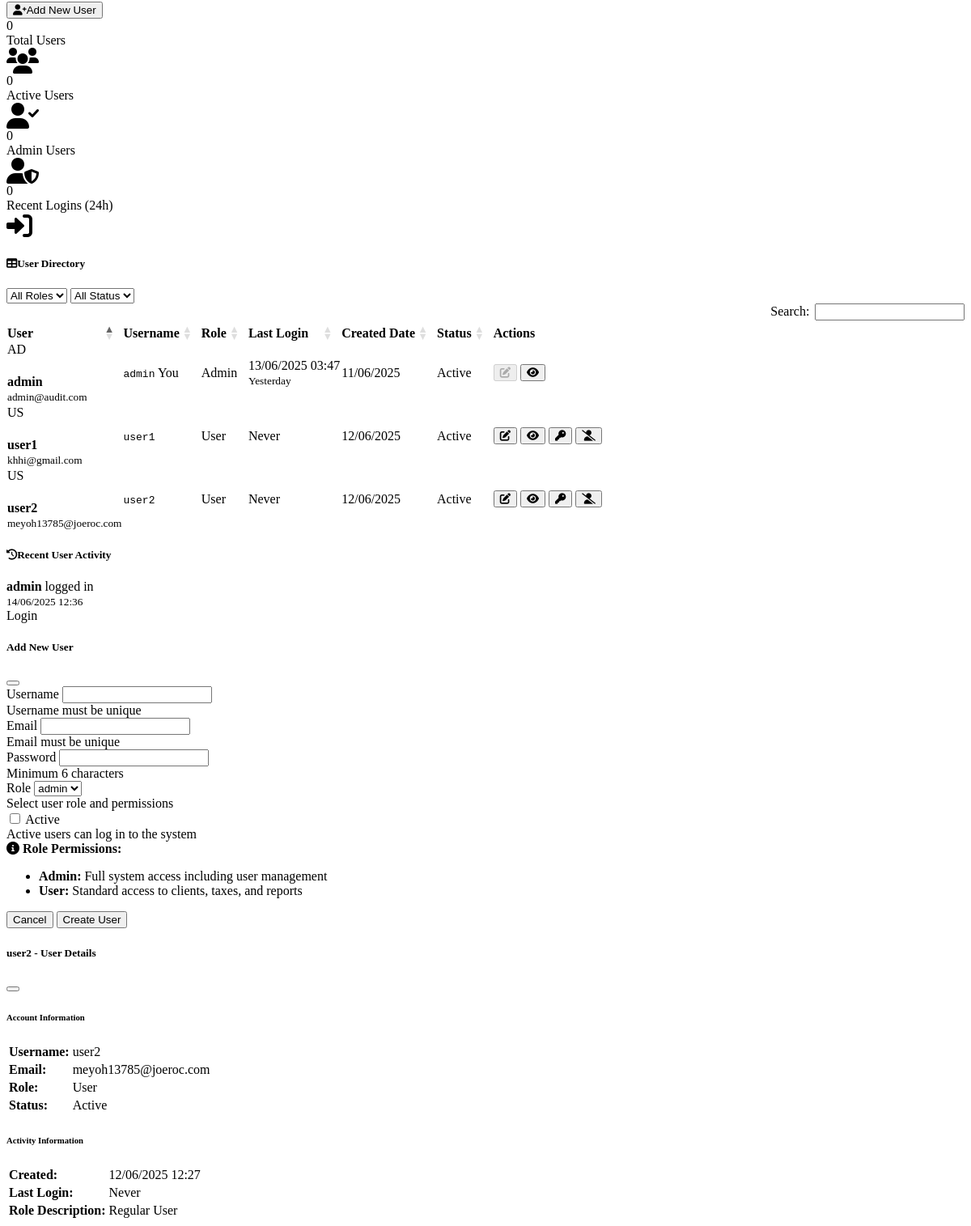
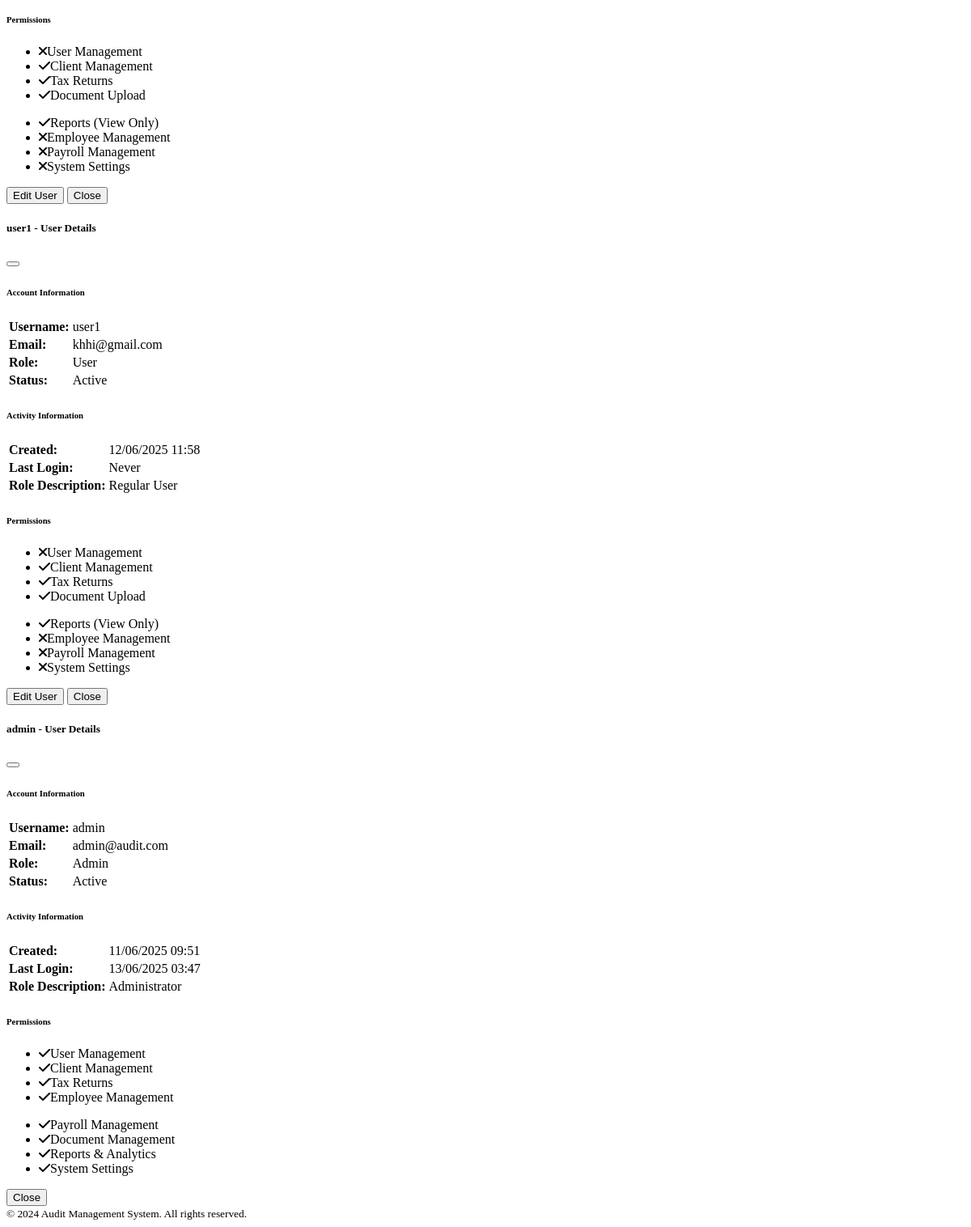
The app's page /settings/users (signed in, lower part), older data (2 pictures, top to bottom).
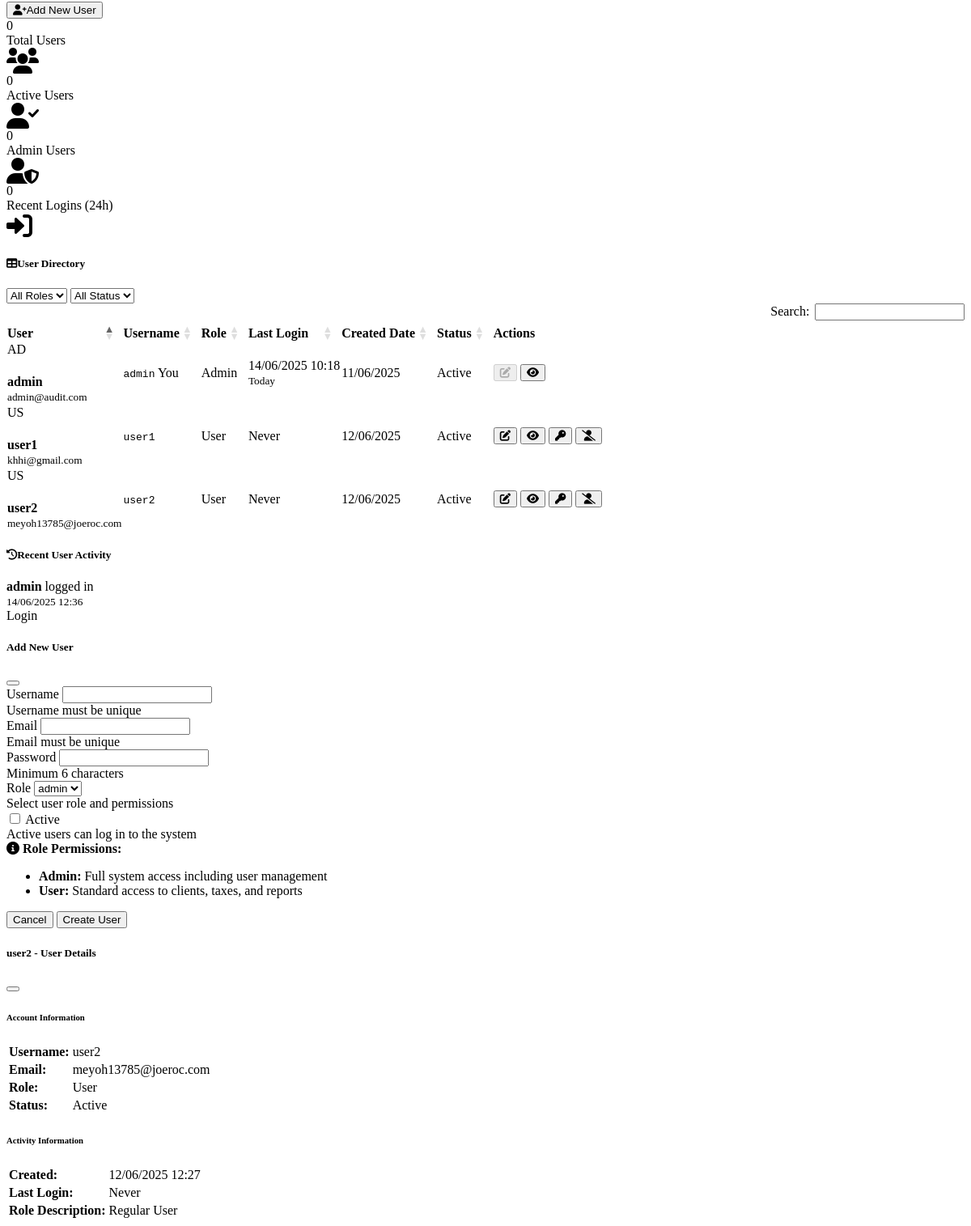
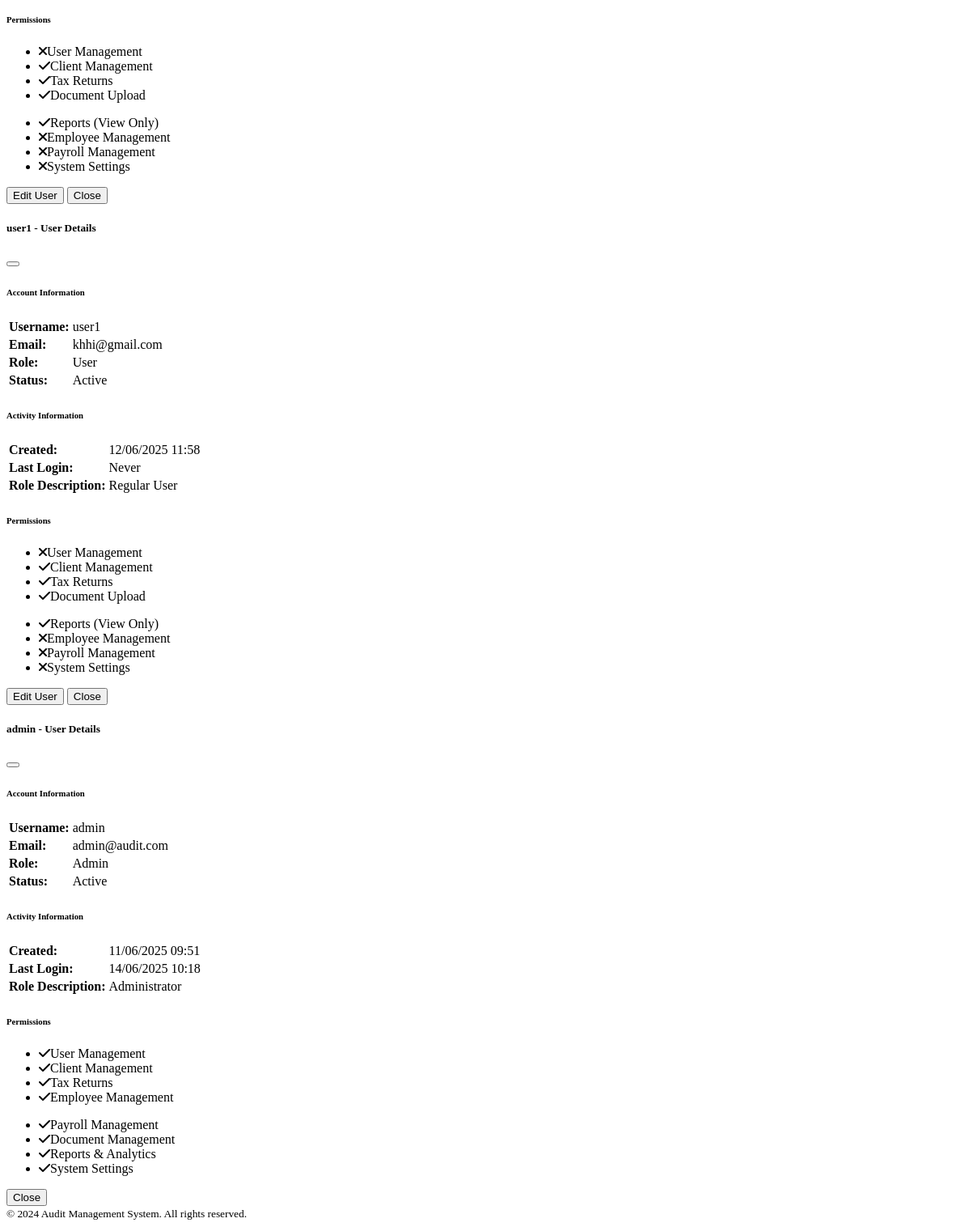
The same page, newer data (2 pictures, top to bottom).
### models.py (models this page shows)
class User(UserMixin, db.Model):
    __tablename__ = 'users'
    id = Column(Integer, primary_key=True)
    username = Column(String(64), unique=True, nullable=False)
    email = Column(String(120), unique=True, nullable=False)
    password_hash = Column(String(256), nullable=False)
    role_id = Column(Integer, ForeignKey('roles.id'))
    is_active = Column(Boolean, default=True)
    created_at = Column(DateTime, default=datetime.utcnow)
    last_login = Column(DateTime)

class Role(db.Model):
    __tablename__ = 'roles'
    id = Column(Integer, primary_key=True)
    name = Column(String(64), unique=True, nullable=False)
    description = Column(String(255))
    created_at = Column(DateTime, default=datetime.utcnow)
    users = relationship('User', backref='role', lazy='dynamic')

### routes.py (the view)
@main_bp.route('/settings/users')
@login_required
def users():
    if current_user.role.name != 'admin':
        flash('Access denied. Admin privileges required.', 'error')
        return redirect(url_for('main.dashboard'))
    page = request.args.get('page', 1, type=int)
    users_pagination = User.query.join(Role).order_by(User.created_at.desc()).paginate(
        page=page, per_page=20, error_out=False
    )
    if current_user.role.name != 'admin':
        flash('Access denied. Admin privileges required.', 'error')
        return redirect(url_for('main.dashboard'))
    form = UserForm()
    form.role_id.choices = [(r.id, r.name) for r in Role.query.all()]
    return render_template('settings/users.html', form=form, users=users_pagination, datetime=datetime)

### forms.py
class UserForm(FlaskForm):
    username = StringField('Username', validators=[DataRequired(), Length(min=3, max=64)])
    email = StringField('Email', validators=[DataRequired(), Email()])
    password = PasswordField('Password', validators=[Optional(), Length(min=6)])
    role_id = SelectField('Role', coerce=int, validators=[DataRequired()])
    is_active = BooleanField('Active')

### app.py (called while the page is built)
@login_manager.user_loader
def load_user(user_id):
    from models import User
    return User.query.get(int(user_id))

### templates/settings/users.html (shortened to what the changed rows need)
{% extends "base.html" %}
{% block content %}
<div class="container-fluid">
    {% if users and users.items %}
        <div class="card">
            <div class="card-body">
                <div class="table-responsive">
                    <table class="table table-striped" id="usersTable">
                        <thead>
                            <tr>
                                <th>User</th>
                                <th>Username</th>
                                <th>Role</th>
                                <th>Last Login</th>
                                <th>Created Date</th>
                                <th>Status</th>
                                <th>Actions</th>
                            </tr>
                        </thead>
                        <tbody>
                            {% for user in users.items %}
                                <tr>
                                    <td>
                                        <div class="d-flex align-items-center">
                                            <div class="bg-{{ 'primary' if user.role.name == 'admin' else 'secondary' }} rounded-circle d-flex align-items-center justify-content-center me-3"
                                                 style="width: 40px; height: 40px;">
                                                <span class="text-white fw-bold">{{ user.username[:2].upper() }}</span>
                                            </div>
                                            <div>
                                                <strong>{{ user.username }}</strong>
                                                <br><small class="text-muted">{{ user.email }}</small>
                                            </div>
                                        </div>
                                    </td>
                                    <td>
                                        <code>{{ user.username }}</code>
                                        {% if user.id == current_user.id %}
                                            <span class="badge bg-info ms-1">You</span>
                                        {% endif %}
                                    </td>
                                    <td>
                                        <span class="badge bg-{{ 'primary' if user.role.name == 'admin' else 'secondary' }}">
                                            {{ user.role.name.title() }}
                                        </span>
                                    </td>
                                    <td>
                                        {% if user.last_login %}
                                            {{ user.last_login.strftime('%d/%m/%Y %H:%M') }}
                                            <br><small class="text-muted">
                                                {% set time_diff = (datetime.utcnow() - user.last_login).days if user.last_login else None %}
                                                {% if time_diff == 0 %}
                                                    Today
                                                {% elif time_diff == 1 %}
                                                    Yesterday
                                                {% elif time_diff %}
                                                    {{ time_diff }} days ago
                                                {% endif %}
                                            </small>
                                        {% else %}
                                            <span class="text-muted">Never</span>
                                        {% endif %}
                                    </td>
                                    <td>{{ user.created_at.strftime('%d/%m/%Y') }}</td>
                                    <td>
                                        <span class="badge bg-{{ 'success' if user.is_active else 'secondary' }}">
                                            {{ 'Active' if user.is_active else 'Inactive' }}
                                        </span>
                                    </td>
                                    <td>
                                        <div class="btn-group btn-group-sm">
                                            <button class="btn btn-outline-primary" title="Edit"
                                                    onclick="editUser({{ user.id }})"
                                                    {% if user.id == current_user.id %}disabled{% endif %}>
                                                <i class="fas fa-edit"></i>
                                            </button>
                                            <button class="btn btn-outline-info" title="View Details"
                                                    data-bs-toggle="modal" data-bs-target="#userModal{{ user.id }}">
                                                <i class="fas fa-eye"></i>
                                            </button>
                                        </div>
                                    </td>
                                </tr>
                            {% endfor %}
                        </tbody>
                    </table>
                </div>
            </div>
        </div>
    {% endif %}
    <div class="row mt-4">
        <div class="col-12">
            <div class="card">
                <div class="card-body">
                    <div class="list-group list-group-flush">
                        <div class="list-group-item d-flex justify-content-between align-items-center">
                            <div>
                                <strong>{{ current_user.username }}</strong> logged in
                                <br><small class="text-muted">{{ datetime.utcnow().strftime('%d/%m/%Y %H:%M') }}</small>
                            </div>
                        </div>
                    </div>
                </div>
            </div>
        </div>
    </div>
</div>
{% if users and users.items %}
    {% for user in users.items %}
        <div class="modal fade" id="userModal{{ user.id }}" tabindex="-1">
            <div class="modal-dialog modal-lg">
                <div class="modal-content">
                    <div class="modal-header">
                        <h5 class="modal-title">{{ user.username }} - User Details</h5>
                        <button type="button" class="btn-close" data-bs-dismiss="modal"></button>
                    </div>
                    <div class="modal-body">
                        <div class="row">
                            <div class="col-md-6">
                                <h6>Account Information</h6>
                                <table class="table table-sm">
                                    <tr>
                                        <td><strong>Username:</strong></td>
                                        <td>{{ user.username }}</td>
                                    </tr>
                                    <tr>
                                        <td><strong>Email:</strong></td>
                                        <td>{{ user.email }}</td>
                                    </tr>
                                    <tr>
                                        <td><strong>Role:</strong></td>
                                        <td>
                                            <span class="badge bg-{{ 'primary' if user.role.name == 'admin' else 'secondary' }}">
                                                {{ user.role.name.title() }}
                                            </span>
                                        </td>
                                    </tr>
                                    <tr>
                                        <td><strong>Status:</strong></td>
                                        <td>
                                            <span class="badge bg-{{ 'success' if user.is_active else 'secondary' }}">
                                                {{ 'Active' if user.is_active else 'Inactive' }}
                                            </span>
                                        </td>
                                    </tr>
                                </table>
                            </div>
                            <div class="col-md-6">
                                <h6>Activity Information</h6>
                                <table class="table table-sm">
                                    <tr>
                                        <td><strong>Created:</strong></td>
                                        <td>{{ user.created_at.strftime('%d/%m/%Y %H:%M') }}</td>
                                    </tr>
                                    <tr>
                                        <td><strong>Last Login:</strong></td>
                                        <td>
                                            {% if user.last_login %}
                                                {{ user.last_login.strftime('%d/%m/%Y %H:%M') }}
                                            {% else %}
                                                <span class="text-muted">Never</span>
                                            {% endif %}
                                        </td>
                                    </tr>
                                    <tr>
                                        <td><strong>Role Description:</strong></td>
                                        <td>{{ user.role.description or '-' }}</td>
                                    </tr>
                                </table>
                            </div>
                        </div>
                        <div class="row mt-3">
                            <div class="col-12">
                                <h6>Permissions</h6>
                                <div class="row">
                                    {% if user.role.name == 'admin' %}
                                        <div class="col-md-6">
                                            <ul class="list-unstyled">
                                                <li><i class="fas fa-check text-success me-2"></i>User Management</li>
                                                <li><i class="fas fa-check text-success me-2"></i>Client Management</li>
                                                <li><i class="fas fa-check text-success me-2"></i>Tax Returns</li>
                                                <li><i class="fas fa-check text-success me-2"></i>Employee Management</li>
                                            </ul>
                                        </div>
                                        <div class="col-md-6">
                                            <ul class="list-unstyled">
                                                <li><i class="fas fa-check text-success me-2"></i>Payroll Management</li>
                                                <li><i class="fas fa-check text-success me-2"></i>Document Management</li>
                                                <li><i class="fas fa-check text-success me-2"></i>Reports & Analytics</li>
                                                <li><i class="fas fa-check text-success me-2"></i>System Settings</li>
                                            </ul>
                                        </div>
                                    {% endif %}
                                </div>
                            </div>
                        </div>
                    </div>
                    <div class="modal-footer">
                        <button type="button" class="btn btn-secondary" data-bs-dismiss="modal">Close</button>
                    </div>
                </div>
            </div>
        </div>
    {% endfor %}
{% endif %}
{% endblock %}

Row changes from the older to the newer data that the page shows:
changed User "AD": last_login "13/06/2025 03:47" → "14/06/2025 10:18"; last_login "Yesterday" → "Today"
